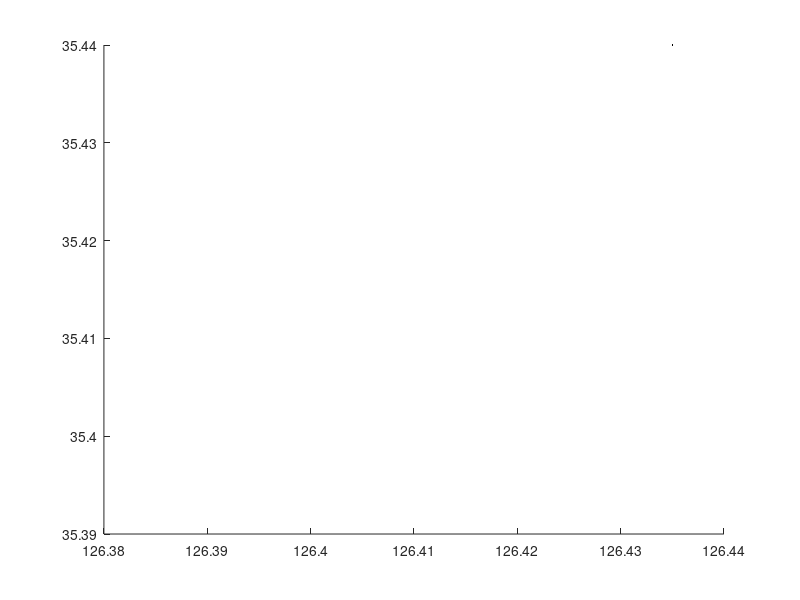

Reproduce this figure in MATLAB. (Note: this script raises an error after producing the figure.)
clc;clear;close all;

%% target folder
cd 'S:\home\user_006'
cd 'C:\Users\admin\Desktop\Data'

%% plot sample target area
% 한울
lat = [37.07 37.1];
lon = [129.34 129.46];

% 월성
lat = [35.69 35.72];
lon = [129.45 129.5];

% 고리
lat = [35.32 35.34];
lon = [129.29 129.34];

% 영광
lat = [35.39 35.44];
lon = [126.38 126.435];

% plot
figure;hold on;set(gcf,'position',[507 204 831 622]);
ax(1) = subplot(1,1,1);
plot(lon,lat,'.k','MarkerSize',1);
ax1 = plot_google_map('Resize',2,'MapType','satellite','style','feature:all|color:0xff0000', ...
    'MapScale',1,'APIKey','AIzaSyA--EREY_h9EJFK9M9HDo0AT2Dd0EZSNmw');
ax1.CData = rgb2gray(ax1.CData);
colormap('gray');
xlabel('Longitude (\circE)','FontWeight','b','FontSize',13);
ylabel('Latitude (\circN)','FontWeight','b','FontSize',13);
set(ax(1).XAxis,'FontWeight','b','FontSize',11);
set(ax(1).YAxis,'FontWeight','b','FontSize',11);
xtickformat('%.2f'); ytickformat('%.2f');

%% Tidal components
% hanwool
M2(1)=4.8;S2(1)=1.4;K1(1)=4.2;O1(1)=4.1;
% wolsung
M2(2)= 6.3;S2(2)= 2.7;K1(2)= 3.6;O1(2)= 3.7;
% kori
M2(3)= 24.1;S2(3)= 11.5;K1(3)= 3.1;O1(3)= 2.2;
% hanbit
M2(4)= 204.2;S2(4)= 77.4;K1(4)= 34;O1(4)= 26.1;

%% extract target depth
clc;clear all;close all;

cd 'path'
hanbit_raw = load('Hanbit_DL_Scatter_depth.mat').FINAL_DL;
wolsung_raw = load('Wolsung_DL_Scatter_depth.mat').FINAL_DL;
hanwool_raw = load('Hanwool_DL_Scatter_depth.mat').FINAL_DL;
kori_raw = load('Kori_DL_Scatter_depth.mat').FINAL_DL;

% Hanwool
x_id = and(hanwool_raw.x >= lon(1), hanwool_raw.x <= lon(2));
y_id = and(hanwool_raw.y >= lat(1), hanwool_raw.y <= lat(2));
in_id  = and(x_id,y_id);

hanwool.x = hanwool_raw.x(in_id);
hanwool.y = hanwool_raw.y(in_id);
hanwool.z = hanwool_raw.z(in_id);

% Wolsung
x_id = and(walsung_raw.x >= lon(1), walsung_raw.x <= lon(2));
y_id = and(walsung_raw.y >= lat(1), walsung_raw.y <= lat(2));
in_id  = and(x_id,y_id);

wolsung.x = wolsung_raw.x(in_id);
wolsung.y = wolsung_raw.y(in_id);
wolsung.z = wolsung_raw.z(in_id);

% Hanbit
x_id = and(hanbit_raw.x >= lon(1), hanbit_raw.x <= lon(2));
y_id = and(hanbit_raw.y >= lat(1), hanbit_raw.y <= lat(2));
in_id  = and(x_id,y_id);

hanbit.x = hanbit_raw.x(in_id);
hanbit.y = hanbit_raw.y(in_id);
hanbit.z = hanbit_raw.z(in_id);

% Kori
x_id = and(kori_raw.x >= lon(1), kori_raw.x <= lon(2));
y_id = and(kori_raw.y >= lat(1), kori_raw.y <= lat(2));
in_id  = and(x_id,y_id);

kori.x = kori_raw.x(in_id);
kori.y = kori_raw.y(in_id);
kori.z = kori_raw.z(in_id);

% Hanwool test
lonvec = lon(1):0.001:lon(2);
latvec = lat(1):0.001:lat(2);

[mlon,mlat] = meshgrid(lonvec,latvec);

vq = griddata(hanwool.x,hanwool.y,hanwool.z,mlon,mlat);

save('Hanwool_mdpth','vq','.mat');

figure;hold on;set(gcf,'position',[507 204 831 622]);
ax(1) = subplot(1,1,1);
plot(lon,lat,'.k','MarkerSize',1);
ax1 = plot_google_map('Resize',2,'MapType','satellite','style','feature:all|color:0xff0000', ...
    'MapScale',1,'APIKey','AIzaSyA--EREY_h9EJFK9M9HDo0AT2Dd0EZSNmw');
ax1.CData = rgb2gray(ax1.CData);
colormap('gray');
xlabel('Longitude (\circE)','FontWeight','b','FontSize',13);
ylabel('Latitude (\circN)','FontWeight','b','FontSize',13);
set(ax(1).XAxis,'FontWeight','b','FontSize',11);
set(ax(1).YAxis,'FontWeight','b','FontSize',11);
xtickformat('%.2f');ytickformat('%.2f');

contour(mlon,mlat,vq)

















